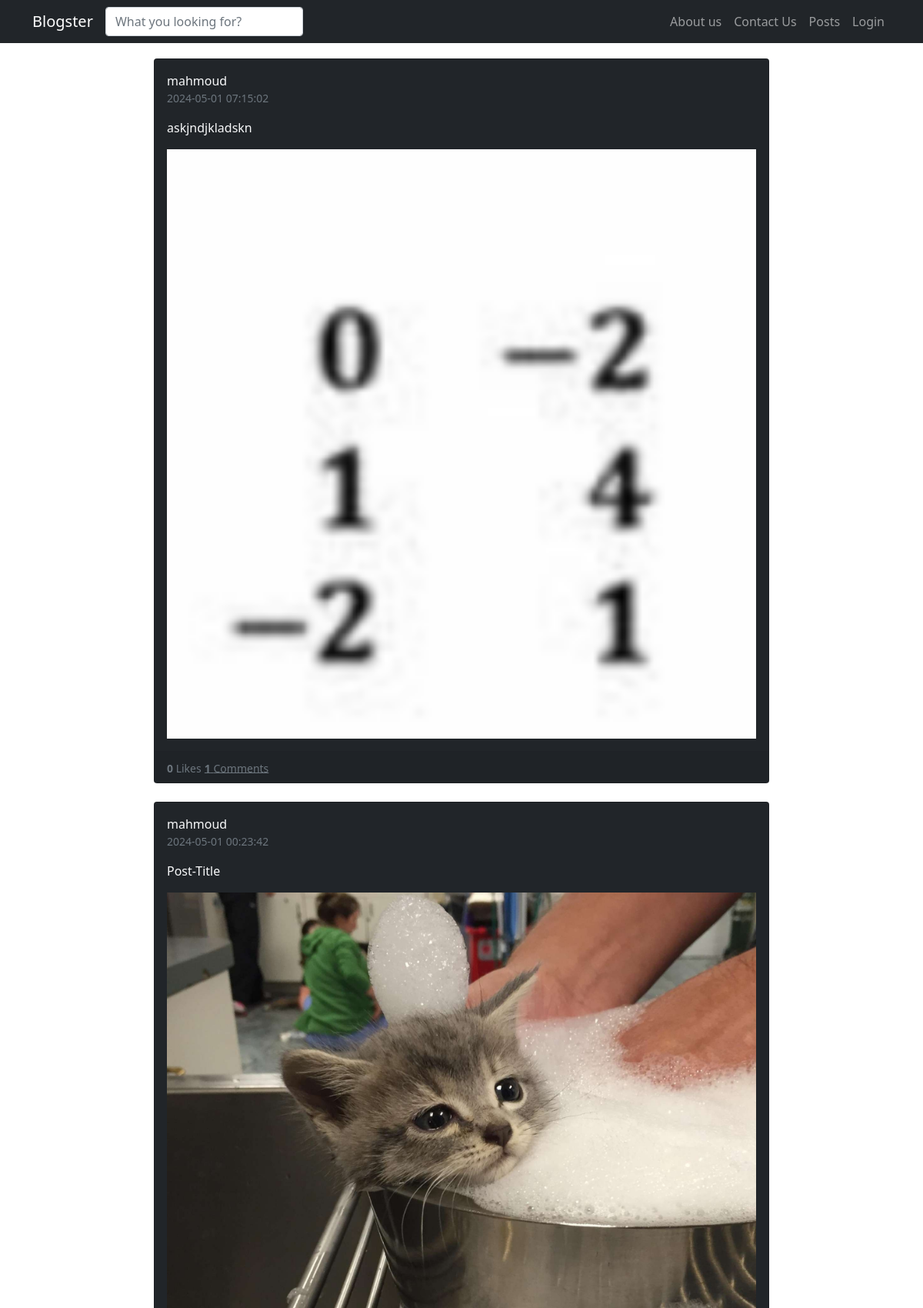
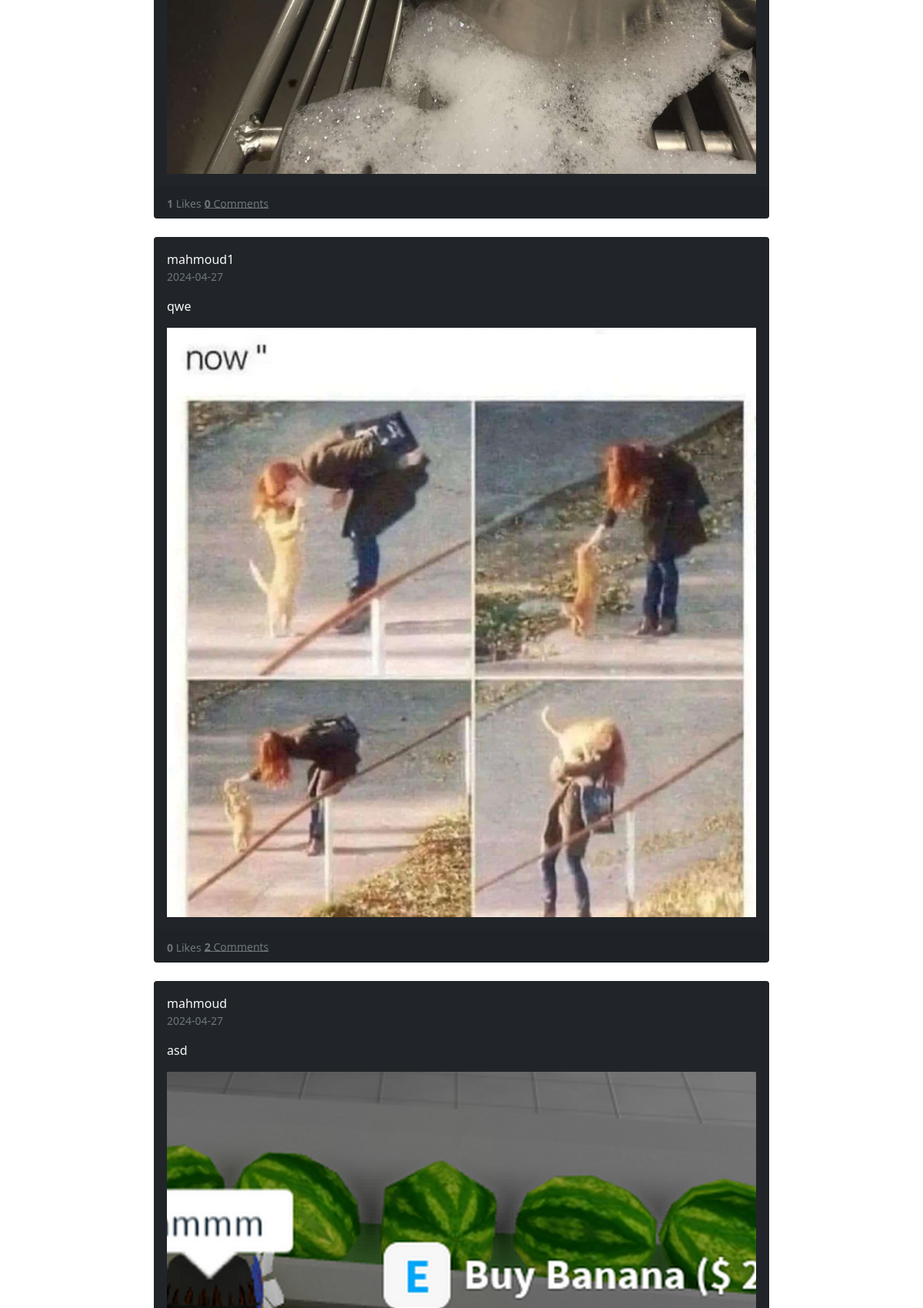
Screenshot of /Posts (upper part) with the database file from the repository (2 pictures, top to bottom).
### tables this page shows
CREATE TABLE "Users" (
	"user_ID"	INTEGER NOT NULL,
	"user_Name"	TEXT NOT NULL,
	"password"	TEXT NOT NULL,
	"phone"	TEXT,
	"email"	TEXT,
	PRIMARY KEY("user_ID")
);

CREATE TABLE "Posts" (
	"post_ID"	INTEGER NOT NULL,
	"content"	TEXT NOT NULL,
	"title"	TEXT NOT NULL,
	"category"	TEXT NOT NULL,
	"likes"	INTEGER NOT NULL DEFAULT 0,
	"date"	TEXT,
	"photo"	TEXT,
	"user_ID"	INTEGER NOT NULL,
	FOREIGN KEY("user_ID") REFERENCES "Users"("user_ID"),
	PRIMARY KEY("post_ID")
);

### app.py (the view)
@app.route('/Posts', methods=['POST', 'GET'])
def Posts():
    if request.method== 'POST':
        if not eval(request.form['Delete'].capitalize()):
            print('Liked')
            add_like(request.cookies.get('User_id'), request.form['post_ID'])
        else:
            print('DisLiked')
            delete_like(request.cookies.get('User_id'), request.form['post_ID'])
        return jsonify(new_post_data(request.form['post_ID']))
    else:
        Posts_dict = get_all_posts(include_likes=True, User_id=request.cookies.get('User_id'))
        Posts = []
        for post, username, comments, Liked in zip(Posts_dict['Posts'], Posts_dict['Usernames'], Posts_dict['Comments'], Posts_dict['Likes']):
            Posts.append({'Posts': post, 'Usernames': username, 'Comments':comments, 'Liked':Liked})
        return render_template('postPage.html', LoggedIn=bool(request.cookies.get('LoggedIn')) if bool(request.cookies.get('LoggedIn')) else None,
                                Username="Hello, " + request.cookies.get('Username') if bool(request.cookies.get('LoggedIn')) else None,
                                Posts=Posts)

### templates/postPage.html (shortened to what this page needs)
{% extends 'base.html' %}
{% block head %}
<link rel="stylesheet" href="{{url_for('static', filename='css/postPage.css')}}">
{% endblock %}
{% block body %}
<div class="container posts-content">
  <div class="row">
    {% if not comments %}
    {% for Post in Posts %}
    {% set image_url = Post['Posts'][6] %}
    <div class="col-lg-12">
      <div class="card mb-4 bg-dark" style="width: auto; max-width: 800px; margin: auto;">
        <div class="card-body">
          <div class="media mb-3">
            <div class="media-body ml-3 text-light">
              {{ Post['Usernames'][0] }}
              <div class="text-muted small">{{ Post['Posts'][5] }}</div>
            </div>
          </div>
          <p class="text-light">
            {{ Post['Posts'][2] }}
          </p>
          <a href="/Post/{{ Post['Posts'][0] }}" class="ui-rect ui-bg-cover"
            style="background-image: url('{{image_url}}');"></a>
        </div>
        <div class="card-footer">
          <small class="align-middle d-inline-block text-muted">
            <strong id="postlikes_{{Post['Posts'][0]}}">{{ Post['Posts'][4] }}</strong> Likes</small>
          <a href="/Posts/{{ Post['Posts'][0] }}" class="d-inline-block text-muted ml-3">
            <small class="align-middle">
              <strong>{{ Post['Comments'] }}</strong> Comments
            </small>
          </a>
        </div>
      </div>
    </div>
    {% endfor %}
    {% endif %}
  </div>
</div>
{% endblock %}

### templates/base.html (shortened to what this page needs)
<!DOCTYPE html>
<html lang="en">
<head>
    <link href="https://cdn.jsdelivr.net/npm/bootstrap@5.1.3/dist/css/bootstrap.min.css" rel="stylesheet"
>
    <link rel="stylesheet" href="{{ url_for('static', filename='css/style.css') }}">
    <link rel="stylesheet" href="https://cdn.jsdelivr.net/npm/bootstrap-icons@1.5.0/font/bootstrap-icons.css">
    {% block head %} {% endblock %}
</head>
<body>
    <nav class="navbar navbar-expand-lg bg-dark navbar-dark">
        <div class="container">
            <a href="/" class="navbar-brand">Blogster</a>
            <div class="form-group pull-right">
                <input type="text" class="search form-control" placeholder="What you looking for?">
            </div>
            <div class="collapse navbar-collapse" id="navmenu">
                <ul class="navbar-nav ms-auto">
                    <li class="nav-item">
                        <a href="/about" class="nav-link">About us</a>
                    </li>
                    <li class="nav-item">
                        <a href="/contact" class="nav-link">Contact Us</a>
                    </li>
                    <li class="nav-item">
                        <a href="/Posts" class="nav-link">Posts</a>
                    </li>
                    {% if LoggedIn %}
                    <li class="nav-item">
                        <a href="/Logout" class="nav-link">Logout</a>
                    </li>
                    <li class="nav-item">
                        <a href="/Profile" class="nav-link">{{ Username }}</a>
                    </li>
                    {% else %}
                    <li class="nav-item">
                        <a href="/login" class="nav-link">Login</a>
                    </li>
                    {% endif %}
                </ul>
            </div>
        </div>
    </nav>
    {% block body %} {% endblock %}
</body>
</html>

### static/css/style.css (style rules this page uses)
body { background-image: url(../imgs/background.jpg); background-size: cover; background-repeat: no-repeat; background-attachment:fixed; overflow: overlay; }

### static/css/postPage.css (style rules this page uses)
.posts-content { margin-top:20px; }
.ui-bg-cover { background-color: transparent; background-position: center center; background-size: cover; }
.ui-rect { padding-top: 50% !important; }
.ui-rect, .ui-rect-30, .ui-rect-60, .ui-rect-67, .ui-rect-75 { position: relative !important; display: block !important; padding-top: 100% !important; width: 100% !important; }
.d-flex, .d-inline-flex, .media, .media>:not(.media-body), .jumbotron, .card { -ms-flex-negative: 1; flex-shrink: 1; }
.card-footer, .card hr { border-color: rgba(24,28,33,0.06); }

### rows the page displays
Users: user_Name "mahmoud" "mahmoud" "mahmoud"
Posts: date "2024-05-01 07:15:02", title "askjndjkladskn", photo (picture), likes "0"
Posts: date "2024-05-01 00:23:42", title "Post-Title", photo (picture), likes "1"
Users: user_Name "mahmoud1"
Posts: date "2024-04-27", title "qwe", photo (picture), likes "0"
Posts: date "2024-04-27", title "asd", photo (picture)

### other values shown
{{ Post['Comments'] }} "1" "0" "2"
